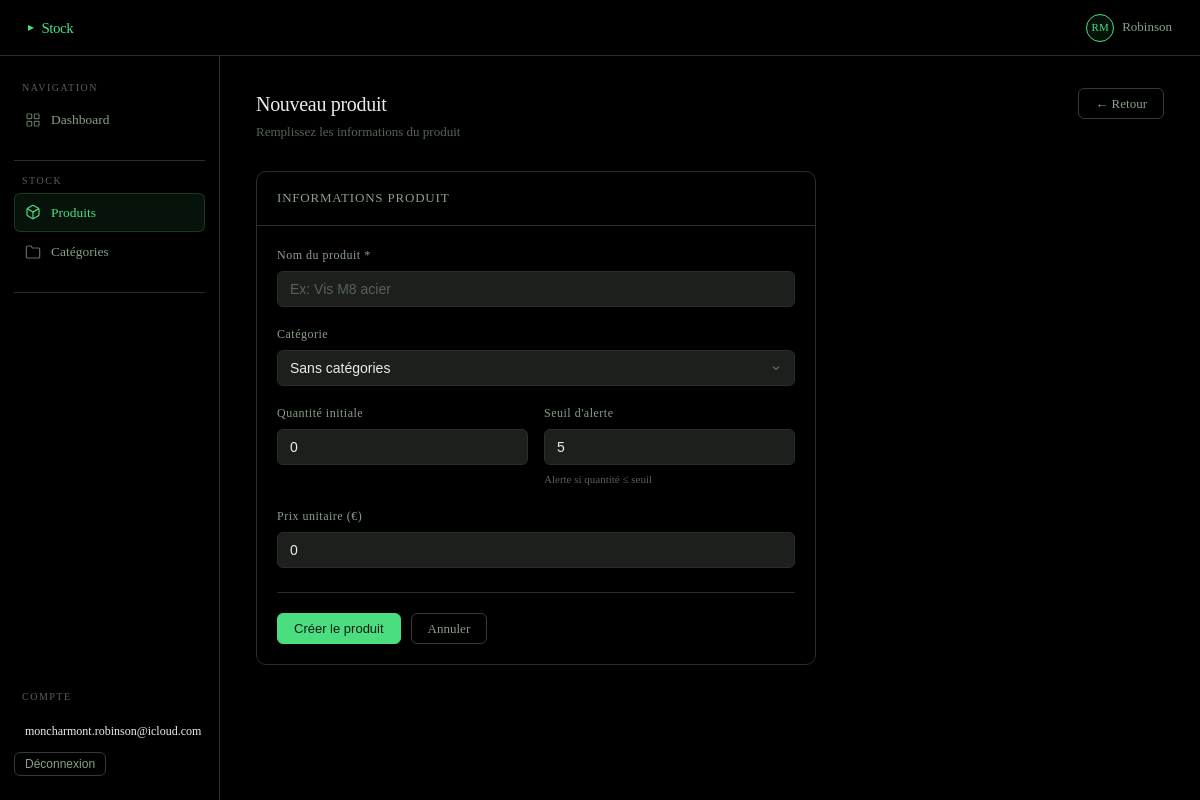
The page /produits/nouveau/ (signed in) on the database its author committed.
### members/models.py (models this page shows, shortened)
class User(AbstractUser):
    username    = None
    email       = models.EmailField(unique=True)
    first_name  = models.CharField(max_length=100)
    last_name   = models.CharField(max_length=100)
    USERNAME_FIELD  = "email"
    REQUIRED_FIELDS = []
    objects         = UserManager()

### members/views.py (the view, shortened to what this page needs)
# urls.py: path("produits/nouveau/",              views.product_create,   name="product_create"),
@login_required(login_url="login")
def product_create(request):
    categories = Category.objects.filter(user=request.user)
    return render(request, "products/form.html", {"categories": categories})

### templates/products/form.html (shortened to what this page needs)
{% extends "base.html" %}
{% block content %}
<div class="page-header">
  <div>
    <div class="page-title">Nouveau produit</div>
    <div class="page-subtitle">Remplissez les informations du produit</div>
  </div>
  <a href="{% url 'product_list' %}" class="btn btn-outline">← Retour</a>
</div>
<div class="card" style="max-width:560px;">
  <div class="card-header">
    <span class="card-title">Informations produit</span>
  </div>
  <div class="card-body">
    <form method="post" action="{% url 'product_create' %}">
      <div class="form-group">
        <label class="form-label" for="name">Nom du produit *</label>
        <input
          type="text"
          id="name"
          name="name"
          class="form-input"
          placeholder="Ex: Vis M8 acier"
          required
        />
      </div>
      <div class="form-group">
        <label class="form-label" for="category">Catégorie</label>
        <select id="category" name="category" class="form-select">
          <option value="">Sans catégories</option>
        </select>
      </div>
      <div class="form-row">
        <div class="form-group">
          <label class="form-label" for="quantity">Quantité initiale</label>
          <input
            type="number"
            id="quantity"
            name="quantity"
            class="form-input"
            min="0"
            value="0"
            required
          />
        </div>
        <div class="form-group">
          <label class="form-label" for="min_alert">Seuil d'alerte</label>
          <input
            type="number"
            id="min_alert"
            name="min_alert"
            class="form-input"
            min="0"
            value="5"
            required
          />
          <span class="form-hint">Alerte si quantité ≤ seuil</span>
        </div>
      </div>
      <div class="form-group">
        <label class="form-label" for="price">Prix unitaire (€)</label>
        <input
          type="number"
          id="price"
          name="price"
          class="form-input"
          step="0.01"
          min="0"
          value="0"
          placeholder="0.00"
        />
      </div>
      <div class="form-actions">
        <button type="submit" class="btn btn-primary">Créer le produit</button>
        <a href="{% url 'product_list' %}" class="btn btn-outline">Annuler</a>
      </div>
    </form>
  </div>
</div>
{% endblock %}

### templates/base.html (shortened to what this page needs)
{% load static %}
<!DOCTYPE html>
<html lang="fr">
<head>
  <link rel="stylesheet" href="{% static 'css/main.css' %}" />
</head>
<body>
<div class="app-shell">
  <header class="topbar">
    <div class="topbar-brand">Stock</div>
    <div class="topbar-right">
      {% if user.is_authenticated %}
        <div class="topbar-user">
          <div class="topbar-avatar">{{ user.first_name|first|upper }}{{ user.last_name|first|upper }}</div>
          <span>{{ user.first_name }}</span>
        </div>
      {% endif %}
    </div>
  </header>
  <aside class="sidebar">
    <div class="sidebar-section">
      <div class="sidebar-label">Navigation</div>
      <a href="{% url 'accueil' %}" class="sidebar-link">
        <svg class="icon" viewBox="0 0 24 24" fill="none" stroke="currentColor" stroke-width="1.8">
          <rect x="3" y="3" width="7" height="7" rx="1"/><rect x="14" y="3" width="7" height="7" rx="1"/>
          <rect x="3" y="14" width="7" height="7" rx="1"/><rect x="14" y="14" width="7" height="7" rx="1"/>
        </svg>
        Dashboard
      </a>
    </div>
    <div class="sidebar-divider"></div>
    <div class="sidebar-section">
      <div class="sidebar-label">Stock</div>
      <a href="{% url 'product_list' %}" class="sidebar-link">
        <svg class="icon" viewBox="0 0 24 24" fill="none" stroke="currentColor" stroke-width="1.8">
          <path d="M21 16V8a2 2 0 00-1-1.73l-7-4a2 2 0 00-2 0l-7 4A2 2 0 003 8v8a2 2 0 001 1.73l7 4a2 2 0 002 0l7-4A2 2 0 0021 16z"/>
          <polyline points="3.27 6.96 12 12.01 20.73 6.96"/><line x1="12" y1="22.08" x2="12" y2="12"/>
        </svg>
        Produits
      </a>
      <a href="{% url 'category_list' %}" class="sidebar-link">
        <svg class="icon" viewBox="0 0 24 24" fill="none" stroke="currentColor" stroke-width="1.8">
          <path d="M22 19a2 2 0 01-2 2H4a2 2 0 01-2-2V5a2 2 0 012-2h5l2 3h9a2 2 0 012 2z"/>
        </svg>
        Catégories
      </a>
    </div>
    <div class="sidebar-divider"></div>
    <div class="sidebar-bottom">
      <div class="sidebar-label" style="margin-bottom:8px">Compte</div>
      <div class="sidebar-link" style="cursor:default; color: var(--text3); font-size:12px; font-family: var(--font-mono);">
        {{ user.email }}
      </div>
      {% if user.is_authenticated %}
      <form method="post" action="{% url 'logout' %}" style="display:inline">
          <button type="submit" class="btn btn-outline btn-sm">Déconnexion</button>
        </form>
        {% endif %}
    </div>
  </aside>
  <main class="main">
    {% block content %}{% endblock %}
  </main>
</div>
</body>
</html>

### static/css/main.css (style rules this page uses)
*, *::before, *::after { box-sizing: border-box; margin: 0; padding: 0; }
html { font-size: 16px; -webkit-font-smoothing: antialiased; }
body { background: #000000; color: #e8ede8; min-height: 100vh; line-height: 1.6; }
a { color: inherit; text-decoration: none; }
.app-shell { display: grid; grid-template-columns: 220px 1fr; grid-template-rows: auto 1fr; min-height: 100vh; }
.topbar { grid-column: 1 / -1; display: flex; align-items: center; justify-content: space-between; padding: 0 28px; height: 56px; border-bottom: 1px solid #2a2e2a; background: #000000; position: sticky; top: 0; z-index: 100; }
.topbar-brand { font-size: 15px; font-weight: 500; color: #4ade80; letter-spacing: -0.5px; display: flex; align-items: center; gap: 8px; }
.topbar-brand::before { content: '▸'; font-size: 12px; }
.topbar-right { display: flex; align-items: center; gap: 20px; font-size: 13px; color: #8a9e8a; }
.topbar-user { display: flex; align-items: center; gap: 8px; }
.topbar-avatar { width: 28px; height: 28px; background: rgba(74, 222, 128, 0.08); border: 1px solid #4ade80; border-radius: 50%; display: flex; align-items: center; justify-content: center; font-size: 11px; color: #4ade80; }
.sidebar { background: #000000; border-right: 1px solid #2a2e2a; padding: 24px 0; display: flex; flex-direction: column; gap: 4px; }
.sidebar-section { padding: 0 14px; margin-bottom: 8px; }
.sidebar-label { font-size: 10px; color: #556355; letter-spacing: 1.5px; text-transform: uppercase; padding: 0 8px; margin-bottom: 4px; }
.sidebar-link { display: flex; align-items: center; gap: 10px; padding: 8px 10px; border-radius: 6px; font-size: 13.5px; color: #8a9e8a; transition: all 150ms ease; cursor: pointer; border: 1px solid transparent; }
.sidebar-link.active { background: rgba(74, 222, 128, 0.08); color: #4ade80; border-color: rgba(74, 222, 128, 0.2); }
.sidebar-link .icon { width: 16px; height: 16px; opacity: 0.7; flex-shrink: 0; }
.sidebar-link.active .icon { opacity: 1; }
.sidebar-divider { height: 1px; background: #2a2e2a; margin: 8px 14px; }
.sidebar-bottom { margin-top: auto; padding: 0 14px; }
.main { padding: 32px 36px; overflow-y: auto; }
.page-header { display: flex; align-items: flex-start; justify-content: space-between; margin-bottom: 28px; gap: 16px; }
.page-title { font-size: 20px; font-weight: 500; color: #e8ede8; letter-spacing: -0.3px; }
.page-subtitle { font-size: 13px; color: #556355; margin-top: 2px; }
.card { background: #000000; border: 1px solid #2a2e2a; border-radius: 10px; overflow: hidden; }
.card-header { padding: 16px 20px; border-bottom: 1px solid #2a2e2a; display: flex; align-items: center; justify-content: space-between; gap: 12px; }
.card-title { font-size: 13px; font-weight: 500; color: #8a9e8a; text-transform: uppercase; letter-spacing: 0.8px; }
.card-body { padding: 20px; }
.btn { display: inline-flex; align-items: center; gap: 7px; padding: 8px 16px; border-radius: 6px; font-size: 13px; font-weight: 500; cursor: pointer; border: 1px solid transparent; transition: all 150ms ease; white-space: nowrap; line-height: 1; }
.btn-primary { background: #4ade80; color: #0a1a0f; border-color: #4ade80; }
.btn-outline { background: transparent; color: #8a9e8a; border-color: #353a35; }
.btn-sm { padding: 5px 10px; font-size: 12px; }
.form-group { display: flex; flex-direction: column; gap: 6px; margin-bottom: 18px; }
.form-label { font-size: 12px; color: #8a9e8a; letter-spacing: 0.5px; }
.form-input, .form-select, .form-textarea { background: #1c1f1c; border: 1px solid #2a2e2a; border-radius: 6px; padding: 9px 12px; color: #e8ede8; font-size: 14px; width: 100%; transition: border-color 150ms ease, box-shadow 150ms ease; outline: none; }
.form-input::placeholder { color: #556355; }
.form-select { appearance: none; cursor: pointer; background-repeat: no-repeat; background-position: right 12px center; padding-right: 36px; }
.form-hint { font-size: 11px; color: #556355; }
.form-row { display: grid; grid-template-columns: 1fr 1fr; gap: 16px; }
.form-actions { display: flex; align-items: center; gap: 10px; margin-top: 24px; padding-top: 20px; border-top: 1px solid #2a2e2a; }

### rows shown on the page
User: first_name|first "R", last_name|first "M", first_name "Robinson", email "moncharmont.robinson@icloud.com"
